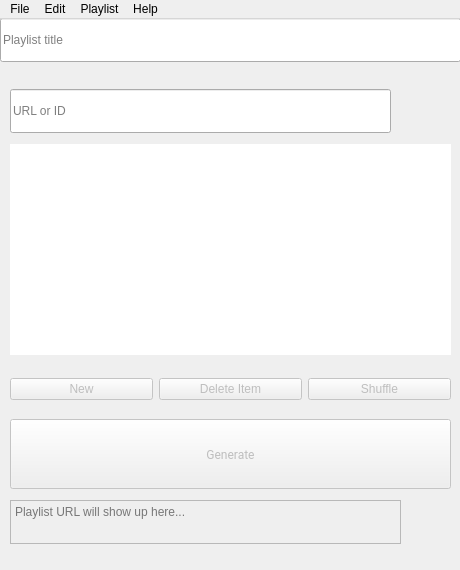
<?xml version="1.0" encoding="UTF-8"?>
<ui version="4.0">
 <class>MainWindow</class>
 <widget class="QMainWindow" name="MainWindow">
  <property name="windowModality">
   <enum>Qt::NonModal</enum>
  </property>
  <property name="geometry">
   <rect>
    <x>0</x>
    <y>0</y>
    <width>460</width>
    <height>570</height>
   </rect>
  </property>
  <property name="sizePolicy">
   <sizepolicy hsizetype="Fixed" vsizetype="Fixed">
    <horstretch>0</horstretch>
    <verstretch>0</verstretch>
   </sizepolicy>
  </property>
  <property name="minimumSize">
   <size>
    <width>460</width>
    <height>570</height>
   </size>
  </property>
  <property name="maximumSize">
   <size>
    <width>460</width>
    <height>570</height>
   </size>
  </property>
  <property name="font">
   <font/>
  </property>
  <property name="windowTitle">
   <string>YouTube Playlist Generator</string>
  </property>
  <property name="windowIcon">
   <iconset>
    <normaloff>../icon/youtube-play.icns</normaloff>../icon/youtube-play.icns</iconset>
  </property>
  <property name="windowOpacity">
   <double>1.000000000000000</double>
  </property>
  <property name="statusTip">
   <string/>
  </property>
  <property name="autoFillBackground">
   <bool>false</bool>
  </property>
  <property name="locale">
   <locale language="English" country="Germany"/>
  </property>
  <property name="unifiedTitleAndToolBarOnMac">
   <bool>false</bool>
  </property>
  <widget class="QWidget" name="centralwidget">
   <widget class="QListWidget" name="listWidget_playlist_items">
    <property name="geometry">
     <rect>
      <x>10</x>
      <y>125</y>
      <width>441</width>
      <height>211</height>
     </rect>
    </property>
    <property name="contextMenuPolicy">
     <enum>Qt::DefaultContextMenu</enum>
    </property>
    <property name="acceptDrops">
     <bool>true</bool>
    </property>
    <property name="frameShape">
     <enum>QFrame::NoFrame</enum>
    </property>
    <property name="tabKeyNavigation">
     <bool>true</bool>
    </property>
    <property name="dragEnabled">
     <bool>true</bool>
    </property>
    <property name="dragDropMode">
     <enum>QAbstractItemView::InternalMove</enum>
    </property>
    <property name="defaultDropAction">
     <enum>Qt::MoveAction</enum>
    </property>
    <property name="alternatingRowColors">
     <bool>false</bool>
    </property>
    <property name="selectionBehavior">
     <enum>QAbstractItemView::SelectItems</enum>
    </property>
    <property name="modelColumn">
     <number>0</number>
    </property>
   </widget>
   <widget class="QTextEdit" name="textEdit_playlist_generated_url">
    <property name="enabled">
     <bool>false</bool>
    </property>
    <property name="geometry">
     <rect>
      <x>10</x>
      <y>481</y>
      <width>391</width>
      <height>44</height>
     </rect>
    </property>
    <property name="cursor" stdset="0">
     <cursorShape>ArrowCursor</cursorShape>
    </property>
    <property name="contextMenuPolicy">
     <enum>Qt::NoContextMenu</enum>
    </property>
    <property name="acceptDrops">
     <bool>false</bool>
    </property>
    <property name="toolTip">
     <string>Playlist URL</string>
    </property>
    <property name="frameShape">
     <enum>QFrame::StyledPanel</enum>
    </property>
    <property name="frameShadow">
     <enum>QFrame::Sunken</enum>
    </property>
    <property name="readOnly">
     <bool>true</bool>
    </property>
    <property name="html">
     <string>&lt;!DOCTYPE HTML PUBLIC &quot;-//W3C//DTD HTML 4.0//EN&quot; &quot;http://www.w3.org/TR/REC-html40/strict.dtd&quot;&gt;
&lt;html&gt;&lt;head&gt;&lt;meta name=&quot;qrichtext&quot; content=&quot;1&quot; /&gt;&lt;meta charset=&quot;utf-8&quot; /&gt;&lt;style type=&quot;text/css&quot;&gt;
p, li { white-space: pre-wrap; }
&lt;/style&gt;&lt;/head&gt;&lt;body style=&quot; font-family:'.AppleSystemUIFont'; font-size:13pt; font-weight:400; font-style:normal;&quot;&gt;
&lt;p style=&quot;-qt-paragraph-type:empty; margin-top:0px; margin-bottom:0px; margin-left:0px; margin-right:0px; -qt-block-indent:0; text-indent:0px;&quot;&gt;&lt;br /&gt;&lt;/p&gt;&lt;/body&gt;&lt;/html&gt;</string>
    </property>
    <property name="acceptRichText">
     <bool>false</bool>
    </property>
    <property name="textInteractionFlags">
     <set>Qt::NoTextInteraction</set>
    </property>
    <property name="placeholderText">
     <string>Playlist URL will show up here...</string>
    </property>
   </widget>
   <widget class="QPushButton" name="pushButton_generate">
    <property name="enabled">
     <bool>false</bool>
    </property>
    <property name="geometry">
     <rect>
      <x>10</x>
      <y>400</y>
      <width>441</width>
      <height>70</height>
     </rect>
    </property>
    <property name="font">
     <font>
      <family>Roboto</family>
     </font>
    </property>
    <property name="cursor">
     <cursorShape>PointingHandCursor</cursorShape>
    </property>
    <property name="toolTip">
     <string>Generate Playlist URL</string>
    </property>
    <property name="styleSheet">
     <string notr="true">QPushButton:enabled {
	color: rgb(255, 255, 255);
	background-color: rgb(255, 23, 68);
}</string>
    </property>
    <property name="text">
     <string>Generate</string>
    </property>
   </widget>
   <widget class="QPushButton" name="pushButton_copy">
    <property name="enabled">
     <bool>false</bool>
    </property>
    <property name="geometry">
     <rect>
      <x>409</x>
      <y>481</y>
      <width>41</width>
      <height>44</height>
     </rect>
    </property>
    <property name="cursor">
     <cursorShape>PointingHandCursor</cursorShape>
    </property>
    <property name="toolTip">
     <string>Copy generated URL</string>
    </property>
    <property name="text">
     <string/>
    </property>
    <property name="icon">
     <iconset>
      <normaloff>../icon/button_icon_copy.svg</normaloff>../icon/button_icon_copy.svg</iconset>
    </property>
    <property name="iconSize">
     <size>
      <width>32</width>
      <height>32</height>
     </size>
    </property>
    <property name="checkable">
     <bool>false</bool>
    </property>
    <property name="flat">
     <bool>true</bool>
    </property>
   </widget>
   <widget class="QPushButton" name="pushButton_add">
    <property name="enabled">
     <bool>false</bool>
    </property>
    <property name="geometry">
     <rect>
      <x>404</x>
      <y>70</y>
      <width>44</width>
      <height>44</height>
     </rect>
    </property>
    <property name="cursor">
     <cursorShape>PointingHandCursor</cursorShape>
    </property>
    <property name="toolTip">
     <string>Add new item</string>
    </property>
    <property name="text">
     <string/>
    </property>
    <property name="icon">
     <iconset>
      <normaloff>../icon/button_icon_add.svg</normaloff>../icon/button_icon_add.svg</iconset>
    </property>
    <property name="iconSize">
     <size>
      <width>38</width>
      <height>38</height>
     </size>
    </property>
    <property name="flat">
     <bool>true</bool>
    </property>
   </widget>
   <widget class="QLineEdit" name="lineEdit_playlist_title">
    <property name="geometry">
     <rect>
      <x>0</x>
      <y>-1</y>
      <width>461</width>
      <height>44</height>
     </rect>
    </property>
    <property name="toolTip">
     <string>Add a playlist title here</string>
    </property>
    <property name="styleSheet">
     <string notr="true"/>
    </property>
    <property name="text">
     <string/>
    </property>
    <property name="frame">
     <bool>true</bool>
    </property>
    <property name="placeholderText">
     <string>Playlist title</string>
    </property>
    <property name="clearButtonEnabled">
     <bool>false</bool>
    </property>
   </widget>
   <widget class="QLineEdit" name="lineEdit_url_id">
    <property name="geometry">
     <rect>
      <x>10</x>
      <y>70</y>
      <width>381</width>
      <height>44</height>
     </rect>
    </property>
    <property name="toolTip">
     <string>Enter URL or ID</string>
    </property>
    <property name="styleSheet">
     <string notr="true"/>
    </property>
    <property name="placeholderText">
     <string>URL or ID</string>
    </property>
   </widget>
   <widget class="QWidget" name="layoutWidget">
    <property name="geometry">
     <rect>
      <x>10</x>
      <y>345</y>
      <width>441</width>
      <height>51</height>
     </rect>
    </property>
    <layout class="QHBoxLayout" name="horizontalLayout">
     <property name="spacing">
      <number>-1</number>
     </property>
     <item>
      <widget class="QPushButton" name="pushButton_new">
       <property name="enabled">
        <bool>false</bool>
       </property>
       <property name="cursor">
        <cursorShape>PointingHandCursor</cursorShape>
       </property>
       <property name="toolTip">
        <string>Reset playlist</string>
       </property>
       <property name="styleSheet">
        <string notr="true"/>
       </property>
       <property name="text">
        <string>New</string>
       </property>
       <property name="icon">
        <iconset>
         <normaloff>../icon/button_icon_reset.svg</normaloff>../icon/button_icon_reset.svg</iconset>
       </property>
       <property name="iconSize">
        <size>
         <width>24</width>
         <height>24</height>
        </size>
       </property>
      </widget>
     </item>
     <item>
      <widget class="QPushButton" name="pushButton_delete_item">
       <property name="enabled">
        <bool>false</bool>
       </property>
       <property name="cursor">
        <cursorShape>PointingHandCursor</cursorShape>
       </property>
       <property name="toolTip">
        <string>Delete selected item</string>
       </property>
       <property name="statusTip">
        <string/>
       </property>
       <property name="styleSheet">
        <string notr="true"/>
       </property>
       <property name="text">
        <string>Delete Item</string>
       </property>
       <property name="icon">
        <iconset>
         <normaloff>../icon/button_icon_delete.svg</normaloff>../icon/button_icon_delete.svg</iconset>
       </property>
       <property name="iconSize">
        <size>
         <width>24</width>
         <height>24</height>
        </size>
       </property>
      </widget>
     </item>
     <item>
      <widget class="QPushButton" name="pushButton_shuffle_playlist">
       <property name="enabled">
        <bool>false</bool>
       </property>
       <property name="cursor">
        <cursorShape>PointingHandCursor</cursorShape>
       </property>
       <property name="toolTip">
        <string>Apply Shuffle</string>
       </property>
       <property name="layoutDirection">
        <enum>Qt::LeftToRight</enum>
       </property>
       <property name="autoFillBackground">
        <bool>false</bool>
       </property>
       <property name="styleSheet">
        <string notr="true"/>
       </property>
       <property name="text">
        <string>Shuffle</string>
       </property>
       <property name="icon">
        <iconset>
         <normaloff>../icon/button_icon_shuffle.svg</normaloff>../icon/button_icon_shuffle.svg</iconset>
       </property>
       <property name="iconSize">
        <size>
         <width>24</width>
         <height>24</height>
        </size>
       </property>
      </widget>
     </item>
    </layout>
   </widget>
  </widget>
  <widget class="QMenuBar" name="menuBar">
   <property name="geometry">
    <rect>
     <x>0</x>
     <y>0</y>
     <width>460</width>
     <height>24</height>
    </rect>
   </property>
   <property name="defaultUp">
    <bool>false</bool>
   </property>
   <property name="nativeMenuBar">
    <bool>true</bool>
   </property>
   <widget class="QMenu" name="menuFile">
    <property name="font">
     <font>
      <family>Roboto</family>
     </font>
    </property>
    <property name="title">
     <string>File</string>
    </property>
    <addaction name="actionNew"/>
    <addaction name="separator"/>
    <addaction name="actionOpen"/>
    <addaction name="separator"/>
    <addaction name="actionSave"/>
    <addaction name="separator"/>
    <addaction name="actionAbout"/>
    <addaction name="actionSettings"/>
    <addaction name="separator"/>
    <addaction name="actionQuit"/>
   </widget>
   <widget class="QMenu" name="menuEdit">
    <property name="font">
     <font>
      <family>Roboto</family>
     </font>
    </property>
    <property name="tearOffEnabled">
     <bool>false</bool>
    </property>
    <property name="title">
     <string>Edit</string>
    </property>
    <addaction name="actionUndo"/>
    <addaction name="actionRedo"/>
    <addaction name="separator"/>
    <addaction name="actionCut"/>
    <addaction name="actionCopy"/>
    <addaction name="actionPaste"/>
    <addaction name="separator"/>
    <addaction name="actionSelect_all"/>
    <addaction name="separator"/>
    <addaction name="actionFind"/>
   </widget>
   <widget class="QMenu" name="menuPlaylist">
    <property name="font">
     <font>
      <family>Roboto</family>
     </font>
    </property>
    <property name="title">
     <string>Playlist</string>
    </property>
    <widget class="QMenu" name="menuSort_items">
     <property name="enabled">
      <bool>false</bool>
     </property>
     <property name="title">
      <string>Sort items</string>
     </property>
     <property name="separatorsCollapsible">
      <bool>false</bool>
     </property>
     <addaction name="actionAscending"/>
     <addaction name="actionDescending"/>
    </widget>
    <widget class="QMenu" name="menuTools">
     <property name="enabled">
      <bool>true</bool>
     </property>
     <property name="title">
      <string>Tools</string>
     </property>
     <addaction name="actionCount_items"/>
     <addaction name="actionClear_all_items"/>
     <addaction name="actionRemove_duplicates"/>
    </widget>
    <addaction name="actionAdd_item"/>
    <addaction name="actionDelete_Item"/>
    <addaction name="actionRename_item"/>
    <addaction name="separator"/>
    <addaction name="actionShuffle"/>
    <addaction name="separator"/>
    <addaction name="actionGenerate_Playlist"/>
    <addaction name="separator"/>
    <addaction name="menuSort_items"/>
    <addaction name="menuTools"/>
    <addaction name="separator"/>
    <addaction name="actionCopy_URL"/>
   </widget>
   <widget class="QMenu" name="menuHelp">
    <property name="font">
     <font>
      <family>Roboto</family>
     </font>
    </property>
    <property name="title">
     <string>Help</string>
    </property>
    <addaction name="actionGithub"/>
    <addaction name="separator"/>
    <addaction name="actionReport_a_bug"/>
    <addaction name="actionContact"/>
   </widget>
   <addaction name="menuFile"/>
   <addaction name="menuEdit"/>
   <addaction name="menuPlaylist"/>
   <addaction name="menuHelp"/>
  </widget>
  <action name="actionOpen">
   <property name="text">
    <string>Open</string>
   </property>
   <property name="font">
    <font>
     <family>Roboto</family>
    </font>
   </property>
   <property name="shortcut">
    <string>Ctrl+O</string>
   </property>
  </action>
  <action name="actionSave">
   <property name="enabled">
    <bool>false</bool>
   </property>
   <property name="text">
    <string>Save</string>
   </property>
   <property name="font">
    <font>
     <family>Roboto</family>
    </font>
   </property>
   <property name="shortcut">
    <string>Ctrl+S</string>
   </property>
  </action>
  <action name="actionQuit">
   <property name="text">
    <string>Quit</string>
   </property>
   <property name="font">
    <font>
     <family>Roboto</family>
    </font>
   </property>
   <property name="shortcut">
    <string>Alt+F4</string>
   </property>
  </action>
  <action name="actionSettings">
   <property name="text">
    <string>Settings</string>
   </property>
   <property name="font">
    <font>
     <family>Roboto</family>
    </font>
   </property>
   <property name="shortcut">
    <string>Alt+,</string>
   </property>
  </action>
  <action name="actionShare">
   <property name="text">
    <string>Share</string>
   </property>
  </action>
  <action name="actionReset_Playlist">
   <property name="enabled">
    <bool>false</bool>
   </property>
   <property name="text">
    <string>Reset</string>
   </property>
   <property name="font">
    <font>
     <family>Roboto</family>
    </font>
   </property>
   <property name="shortcut">
    <string>Alt+R</string>
   </property>
  </action>
  <action name="actionGithub">
   <property name="text">
    <string>Github</string>
   </property>
   <property name="font">
    <font>
     <family>Roboto</family>
    </font>
   </property>
  </action>
  <action name="actionCut">
   <property name="text">
    <string>Cut</string>
   </property>
   <property name="font">
    <font>
     <family>Roboto</family>
    </font>
   </property>
   <property name="shortcut">
    <string>Ctrl+X</string>
   </property>
  </action>
  <action name="actionCopy">
   <property name="text">
    <string>Copy</string>
   </property>
   <property name="font">
    <font>
     <family>Roboto</family>
    </font>
   </property>
   <property name="shortcut">
    <string>Ctrl+C</string>
   </property>
  </action>
  <action name="actionPaste">
   <property name="text">
    <string>Paste</string>
   </property>
   <property name="font">
    <font>
     <family>Roboto</family>
    </font>
   </property>
   <property name="shortcut">
    <string>Ctrl+V</string>
   </property>
  </action>
  <action name="actionGenerate_Playlist">
   <property name="enabled">
    <bool>false</bool>
   </property>
   <property name="text">
    <string>Generate</string>
   </property>
   <property name="font">
    <font>
     <family>Roboto</family>
    </font>
   </property>
   <property name="shortcut">
    <string>Ctrl+G</string>
   </property>
  </action>
  <action name="actionShuffle">
   <property name="enabled">
    <bool>false</bool>
   </property>
   <property name="text">
    <string>Shuffle</string>
   </property>
   <property name="font">
    <font>
     <family>Roboto</family>
    </font>
   </property>
   <property name="shortcut">
    <string>Alt+S</string>
   </property>
  </action>
  <action name="actionUndo">
   <property name="text">
    <string>Undo</string>
   </property>
   <property name="font">
    <font>
     <family>Roboto</family>
    </font>
   </property>
   <property name="shortcut">
    <string>Ctrl+Z</string>
   </property>
  </action>
  <action name="actionRedo">
   <property name="text">
    <string>Redo</string>
   </property>
   <property name="font">
    <font>
     <family>Roboto</family>
    </font>
   </property>
   <property name="shortcut">
    <string>Ctrl+Shift+Z</string>
   </property>
  </action>
  <action name="actionSelect_all">
   <property name="text">
    <string>Select All</string>
   </property>
   <property name="font">
    <font>
     <family>Roboto</family>
    </font>
   </property>
   <property name="shortcut">
    <string>Ctrl+A</string>
   </property>
  </action>
  <action name="actionReport_a_bug">
   <property name="text">
    <string>Report a bug</string>
   </property>
   <property name="font">
    <font>
     <family>Roboto</family>
    </font>
   </property>
  </action>
  <action name="actionContact">
   <property name="text">
    <string>Contact</string>
   </property>
   <property name="font">
    <font>
     <family>Roboto</family>
    </font>
   </property>
  </action>
  <action name="actionAbout">
   <property name="text">
    <string>About</string>
   </property>
   <property name="font">
    <font>
     <family>Roboto</family>
    </font>
   </property>
  </action>
  <action name="actionDelete_Item">
   <property name="enabled">
    <bool>false</bool>
   </property>
   <property name="text">
    <string>Delete item</string>
   </property>
   <property name="font">
    <font>
     <family>Roboto</family>
    </font>
   </property>
   <property name="shortcut">
    <string>Del</string>
   </property>
  </action>
  <action name="actionAdd_item">
   <property name="enabled">
    <bool>false</bool>
   </property>
   <property name="text">
    <string>Add item</string>
   </property>
   <property name="font">
    <font>
     <family>Roboto</family>
    </font>
   </property>
   <property name="shortcut">
    <string>Return</string>
   </property>
  </action>
  <action name="actionCopy_URL">
   <property name="enabled">
    <bool>false</bool>
   </property>
   <property name="text">
    <string>Copy URL</string>
   </property>
   <property name="font">
    <font>
     <family>Roboto</family>
    </font>
   </property>
   <property name="shortcut">
    <string>Ctrl+U</string>
   </property>
  </action>
  <action name="actionRename_item">
   <property name="enabled">
    <bool>false</bool>
   </property>
   <property name="text">
    <string>Rename item</string>
   </property>
   <property name="font">
    <font>
     <family>Roboto</family>
    </font>
   </property>
   <property name="shortcut">
    <string>Meta+Alt+R</string>
   </property>
  </action>
  <action name="actionRemove_duplicates">
   <property name="enabled">
    <bool>false</bool>
   </property>
   <property name="text">
    <string>Remove duplicates</string>
   </property>
   <property name="shortcut">
    <string>Alt+D</string>
   </property>
  </action>
  <action name="actionMinimize">
   <property name="text">
    <string>Minimize</string>
   </property>
  </action>
  <action name="actionAscending">
   <property name="enabled">
    <bool>false</bool>
   </property>
   <property name="text">
    <string>Ascending</string>
   </property>
  </action>
  <action name="actionDescending">
   <property name="enabled">
    <bool>false</bool>
   </property>
   <property name="text">
    <string>Descending</string>
   </property>
  </action>
  <action name="actionCount_items">
   <property name="enabled">
    <bool>true</bool>
   </property>
   <property name="text">
    <string>Count items</string>
   </property>
   <property name="shortcut">
    <string>Alt+C</string>
   </property>
  </action>
  <action name="actionClear_all_items">
   <property name="enabled">
    <bool>false</bool>
   </property>
   <property name="text">
    <string>Clear all items</string>
   </property>
  </action>
  <action name="actionNew">
   <property name="text">
    <string>New Playlist</string>
   </property>
   <property name="shortcut">
    <string>Ctrl+N</string>
   </property>
  </action>
  <action name="actionFind">
   <property name="text">
    <string>Find</string>
   </property>
   <property name="shortcut">
    <string>Ctrl+F</string>
   </property>
  </action>
 </widget>
 <tabstops>
  <tabstop>lineEdit_url_id</tabstop>
  <tabstop>pushButton_add</tabstop>
  <tabstop>listWidget_playlist_items</tabstop>
  <tabstop>pushButton_new</tabstop>
  <tabstop>pushButton_delete_item</tabstop>
  <tabstop>pushButton_shuffle_playlist</tabstop>
  <tabstop>pushButton_generate</tabstop>
  <tabstop>textEdit_playlist_generated_url</tabstop>
  <tabstop>pushButton_copy</tabstop>
  <tabstop>lineEdit_playlist_title</tabstop>
 </tabstops>
 <resources/>
 <connections/>
</ui>
